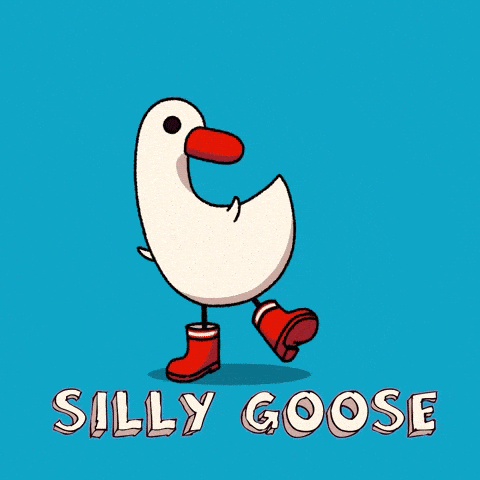
#> input picture giphy-downsized.gif, 480 x 480 px
$ python -i robot_blink.py   (imports and definitions only)
#> lines starting #> are read from the running program, lines starting #| are printed output that depends on the picture
#> further down, picture is the input picture: PIL image 480x480 P; mean R, G, B, A 44.3, 164.2, 190.4, 255
#!/usr/bin/env pybricks-micropython
"""Pybricks GIF renderer for the 5x5 LED matrix.

This script can play animated GIFs by scaling each frame down to the hub's
5x5 matrix and mapping pixel intensity to LED brightness. If no GIF is
available, it falls back to the classic blinking robot animation.
"""

try:
    import os  # type: ignore
except ImportError:  # pragma: no cover - MicroPython hubs may not provide os
    os = None  # type: ignore[assignment]

from pybricks.hubs import PrimeHub
from pybricks.tools import Matrix, wait

try:
    from PIL import Image, ImageSequence  # type: ignore[import-not-found]
except ImportError:  # pragma: no cover - handled gracefully at runtime
    Image = None  # type: ignore
    ImageSequence = None  # type: ignore


# Global configuration
FRAME_SIZE = (5, 5)
MAX_BRIGHTNESS = 100
FPS = 5
GIF_ENV_VAR = "PYBRICKS_GIF"
DEFAULT_GIF_CANDIDATES = ["robot_animation.gif", "giphy-downsized.gif"]
EMBEDDED_SENTINEL = "__embedded__"
EMBEDDED_SOURCE = "giphy-downsized.gif"
EMBEDDED_FPS = 5
EMBEDDED_FRAMES_DATA = [
    [[48, 48, 48, 48, 48], [48, 95, 28, 48, 48], [48, 40, 97, 48, 48], [48, 48, 48, 48, 48], [48, 49, 48, 72, 2]],
    [[48, 48, 48, 48, 48], [48, 48, 48, 44, 48], [48, 48, 98, 48, 48], [48, 49, 48, 48, 48], [49, 48, 91, 44, 44]],
    [[48, 48, 48, 48, 48], [48, 48, 48, 96, 48], [48, 48, 96, 48, 48], [48, 0, 48, 48, 48], [48, 48, 95, 41, 49]],
    [[48, 48, 48, 20, 48], [48, 48, 48, 97, 48], [48, 48, 96, 96, 48], [48, 4, 48, 48, 48], [48, 49, 98, 7, 55]],
    [[48, 48, 48, 0, 48], [48, 48, 96, 96, 48], [48, 48, 96, 96, 48], [48, 48, 48, 48, 48], [48, 48, 95, 7, 54]],
    [[48, 48, 48, 0, 48], [48, 48, 98, 96, 48], [48, 48, 96, 0, 48], [48, 48, 48, 48, 48], [47, 49, 99, 2, 54]],
    [[48, 48, 24, 91, 48], [48, 48, 48, 96, 48], [48, 48, 96, 42, 48], [48, 48, 48, 49, 48], [49, 48, 99, 27, 15]],
    [[48, 91, 48, 48, 48], [48, 96, 48, 48, 48], [48, 79, 96, 48, 48], [48, 48, 48, 48, 48], [49, 48, 95, 20, 7]],
    [[48, 48, 48, 48, 48], [48, 96, 48, 48, 48], [48, 98, 96, 48, 48], [48, 48, 48, 48, 48], [52, 48, 36, 55, 4]],
    [[48, 96, 48, 48, 48], [48, 69, 48, 48, 48], [48, 96, 96, 48, 48], [48, 48, 48, 48, 48], [96, 50, 12, 23, 7]],
    [[48, 7, 48, 48, 48], [48, 97, 96, 48, 48], [48, 96, 96, 48, 48], [48, 48, 48, 48, 47], [51, 51, 99, 16, 56]],
    [[48, 95, 48, 48, 48], [48, 95, 49, 48, 48], [48, 1, 94, 48, 48], [48, 48, 48, 48, 48], [48, 49, 99, 23, 49]],
    [[48, 48, 48, 48, 48], [48, 48, 48, 44, 48], [48, 48, 97, 48, 48], [48, 48, 48, 48, 48], [48, 49, 99, 36, 35]],
    [[48, 48, 48, 48, 48], [48, 48, 48, 94, 48], [48, 48, 95, 2, 48], [48, 26, 49, 48, 48], [48, 48, 94, 24, 11]],
    [[48, 48, 48, 96, 48], [48, 48, 48, 96, 48], [48, 48, 96, 96, 48], [48, 48, 48, 48, 48], [49, 50, 99, 53, 11]],
    [[48, 48, 48, 4, 48], [48, 48, 96, 96, 48], [48, 48, 96, 96, 48], [48, 48, 48, 48, 48], [55, 48, 99, 56, 4]],
    [[48, 48, 48, 99, 48], [48, 48, 48, 96, 48], [48, 48, 96, 16, 48], [48, 48, 48, 48, 48], [52, 48, 99, 62, 4]],
    [[48, 48, 3, 97, 48], [48, 48, 48, 96, 48], [48, 48, 96, 0, 48], [48, 41, 48, 48, 48], [48, 48, 97, 75, 71]],
    [[48, 97, 48, 48, 48], [48, 96, 48, 48, 48], [48, 96, 96, 48, 48], [48, 48, 48, 48, 48], [50, 48, 97, 66, 43]],
    [[48, 48, 48, 48, 48], [48, 96, 48, 48, 48], [48, 96, 97, 48, 48], [48, 48, 48, 48, 48], [0, 0, 0, 0, 0]],
    [[48, 97, 48, 48, 48], [48, 96, 98, 48, 48], [48, 96, 95, 48, 48], [48, 48, 47, 49, 48], [47, 48, 98, 66, 20]],
    [[48, 0, 48, 48, 48], [48, 96, 11, 48, 48], [48, 95, 96, 48, 48], [48, 48, 48, 48, 48], [48, 48, 96, 41, 75]],
    [[48, 96, 48, 48, 48], [48, 96, 49, 48, 48], [48, 50, 96, 48, 48], [48, 50, 48, 48, 48], [48, 48, 97, 69, 59]],
    [[48, 48, 48, 0, 48], [48, 48, 48, 99, 48], [48, 48, 96, 48, 48], [48, 48, 48, 48, 48], [48, 48, 97, 16, 11]],
    [[48, 48, 48, 0, 48], [48, 48, 48, 95, 48], [48, 48, 97, 95, 48], [48, 0, 48, 48, 48], [49, 48, 99, 20, 22]],
    [[48, 48, 48, 4, 48], [48, 48, 7, 96, 48], [48, 48, 98, 0, 48], [48, 48, 48, 48, 48], [54, 48, 95, 39, 35]],
    [[48, 48, 48, 0, 48], [48, 48, 96, 96, 48], [48, 48, 96, 13, 48], [48, 48, 48, 48, 48], [52, 48, 97, 75, 32]],
    [[48, 48, 48, 97, 48], [48, 48, 47, 94, 48], [48, 48, 96, 16, 48], [48, 48, 48, 48, 48], [48, 48, 99, 22, 54]],
    [[48, 48, 48, 32, 48], [48, 48, 96, 96, 48], [48, 48, 70, 48, 48], [48, 48, 48, 48, 48], [48, 49, 96, 55, 27]],
    [[48, 48, 48, 4, 48], [48, 96, 96, 0, 48], [48, 48, 70, 48, 48], [48, 48, 48, 48, 48], [48, 48, 98, 55, 7]],
    [[48, 48, 1, 48, 48], [48, 48, 32, 49, 48], [48, 48, 96, 48, 48], [48, 48, 48, 48, 48], [48, 48, 88, 49, 2]],
    [[48, 0, 48, 48, 48], [48, 48, 96, 48, 48], [48, 48, 0, 48, 48], [48, 48, 48, 48, 48], [49, 48, 15, 49, 7]],
    [[48, 29, 0, 48, 48], [48, 48, 96, 96, 48], [48, 48, 73, 48, 48], [48, 48, 48, 48, 48], [49, 48, 91, 52, 49]],
    [[48, 48, 97, 48, 48], [48, 48, 97, 48, 48], [48, 48, 96, 48, 48], [48, 48, 48, 48, 48], [50, 48, 10, 56, 4]],
    [[48, 48, 99, 48, 48], [48, 48, 48, 48, 48], [48, 48, 99, 48, 48], [48, 48, 4, 48, 48], [48, 48, 88, 51, 49]],
    [[48, 48, 0, 48, 48], [48, 48, 48, 48, 48], [48, 48, 95, 48, 48], [48, 48, 48, 48, 48], [48, 48, 96, 32, 27]],
    [[48, 48, 48, 49, 48], [48, 48, 48, 96, 48], [48, 48, 95, 49, 48], [48, 27, 48, 48, 48], [48, 48, 96, 66, 49]],
    [[48, 48, 48, 7, 48], [48, 48, 0, 96, 48], [48, 48, 96, 96, 48], [48, 48, 48, 48, 48], [51, 48, 71, 27, 26]],
    [[48, 48, 47, 99, 48], [48, 48, 48, 99, 48], [48, 48, 99, 95, 48], [48, 48, 48, 48, 48], [48, 49, 97, 17, 20]],
    [[48, 95, 48, 48, 48], [48, 96, 48, 48, 48], [48, 97, 96, 48, 48], [48, 48, 48, 48, 48], [49, 48, 99, 36, 4]],
    [[48, 96, 48, 48, 48], [48, 96, 48, 48, 48], [48, 95, 95, 48, 48], [48, 48, 48, 49, 48], [49, 48, 99, 59, 4]],
    [[48, 94, 48, 48, 48], [48, 75, 2, 48, 48], [48, 97, 96, 48, 48], [48, 48, 15, 48, 48], [51, 48, 96, 75, 73]],
    [[48, 7, 48, 48, 48], [48, 97, 96, 48, 48], [48, 96, 96, 48, 48], [48, 48, 48, 48, 48], [31, 49, 97, 73, 11]],
    [[48, 97, 48, 48, 48], [48, 96, 48, 48, 48], [48, 1, 96, 48, 48], [48, 48, 48, 48, 48], [50, 49, 99, 43, 43]],
    [[0, 48, 48, 95, 0], [48, 48, 48, 96, 48], [48, 48, 94, 49, 48], [48, 48, 48, 0, 0], [0, 0, 0, 0, 0]],
    [[48, 48, 48, 97, 48], [48, 48, 48, 96, 48], [48, 48, 95, 48, 48], [48, 4, 48, 48, 48], [49, 48, 99, 62, 27]],
    [[48, 48, 48, 96, 48], [48, 48, 49, 96, 48], [48, 48, 96, 96, 48], [48, 48, 48, 48, 48], [42, 48, 99, 66, 4]],
    [[48, 48, 48, 7, 48], [48, 48, 97, 99, 48], [48, 48, 95, 94, 48], [48, 48, 48, 48, 48], [17, 48, 95, 56, 2]],
    [[48, 48, 48, 96, 48], [48, 48, 49, 96, 48], [48, 48, 96, 11, 48], [48, 48, 48, 48, 48], [50, 51, 99, 64, 7]],
    [[48, 97, 48, 48, 48], [48, 96, 48, 48, 48], [48, 99, 97, 48, 48], [48, 48, 48, 48, 48], [49, 49, 97, 24, 20]],
    [[48, 97, 48, 48, 48], [48, 96, 48, 48, 48], [48, 97, 97, 48, 48], [48, 48, 48, 48, 48], [47, 48, 97, 36, 27]],
    [[48, 97, 48, 48, 48], [48, 96, 48, 48, 48], [48, 95, 97, 48, 48], [48, 48, 48, 48, 48], [49, 48, 97, 75, 44]],
    [[48, 96, 48, 48, 48], [48, 84, 95, 48, 48], [48, 96, 98, 48, 48], [48, 48, 48, 48, 48], [48, 48, 97, 21, 49]],
    [[48, 0, 48, 48, 48], [48, 96, 99, 48, 48], [48, 97, 95, 48, 48], [48, 48, 48, 48, 48], [49, 49, 97, 69, 2]],
    [[48, 48, 48, 50, 48], [48, 48, 48, 48, 48], [48, 48, 96, 48, 48], [48, 48, 48, 48, 48], [49, 47, 96, 43, 2]],
    [[48, 48, 48, 49, 48], [48, 48, 48, 95, 48], [48, 48, 95, 48, 48], [48, 32, 48, 48, 48], [48, 48, 94, 39, 4]],
    [[48, 48, 48, 7, 48], [48, 48, 48, 95, 48], [48, 48, 97, 98, 48], [48, 1, 48, 48, 48], [49, 48, 99, 22, 49]],
    [[48, 48, 48, 5, 48], [48, 48, 49, 94, 48], [48, 48, 94, 96, 48], [48, 48, 48, 48, 48], [49, 48, 55, 32, 48]],
    [[48, 48, 48, 0, 48], [48, 48, 96, 96, 48], [48, 48, 95, 27, 48], [48, 48, 48, 48, 48], [55, 48, 97, 43, 2]],
    [[48, 48, 0, 97, 48], [48, 48, 48, 96, 48], [48, 48, 95, 1, 48], [48, 48, 48, 48, 48], [47, 48, 95, 73, 4]],
    [[48, 94, 48, 48, 48], [48, 96, 48, 50, 48], [48, 97, 97, 48, 48], [48, 48, 48, 48, 48], [49, 48, 94, 49, 51]],
    [[48, 48, 48, 48, 48], [48, 97, 48, 48, 48], [48, 97, 96, 48, 48], [48, 48, 48, 48, 48], [51, 48, 99, 17, 46]],
    [[48, 96, 48, 48, 48], [48, 96, 48, 48, 48], [48, 94, 96, 48, 48], [48, 48, 48, 48, 48], [51, 48, 96, 43, 51]],
    [[48, 4, 48, 48, 48], [48, 96, 96, 48, 48], [48, 95, 96, 48, 48], [48, 48, 48, 48, 48], [55, 48, 95, 72, 66]],
    [[48, 8, 48, 48, 48], [48, 96, 48, 48, 48], [48, 95, 96, 48, 48], [48, 48, 48, 48, 48], [49, 48, 97, 75, 73]],
    [[48, 53, 48, 48, 48], [48, 97, 49, 48, 48], [48, 99, 96, 48, 48], [48, 48, 48, 48, 48], [47, 48, 97, 62, 7]],
    [[48, 97, 48, 48, 48], [48, 97, 48, 48, 48], [48, 27, 95, 48, 48], [48, 48, 48, 48, 48], [48, 48, 96, 49, 4]],
    [[48, 99, 48, 48, 48], [48, 96, 48, 48, 48], [48, 0, 96, 48, 48], [48, 48, 48, 48, 48], [49, 48, 96, 73, 75]],
    [[48, 99, 48, 48, 48], [48, 96, 48, 48, 48], [48, 98, 96, 48, 48], [48, 48, 48, 48, 48], [48, 49, 95, 71, 62]],
    [[0, 96, 0, 0, 0], [48, 98, 48, 48, 48], [48, 95, 0, 48, 48], [48, 48, 48, 48, 48], [0, 0, 0, 0, 44]],
    [[48, 98, 48, 48, 48], [48, 95, 48, 48, 48], [48, 97, 96, 48, 48], [48, 48, 50, 48, 48], [55, 48, 98, 73, 27]],
    [[48, 2, 48, 48, 51], [48, 96, 48, 48, 48], [48, 97, 96, 48, 48], [48, 48, 48, 48, 48], [35, 48, 94, 66, 4]],
    [[48, 96, 48, 48, 48], [48, 97, 49, 48, 48], [48, 79, 96, 48, 48], [48, 48, 48, 48, 48], [49, 48, 98, 62, 7]],
    [[48, 95, 49, 48, 48], [48, 97, 32, 48, 48], [48, 32, 96, 48, 48], [48, 48, 48, 48, 48], [49, 48, 98, 59, 7]],
    [[48, 95, 48, 48, 48], [48, 97, 48, 48, 48], [48, 96, 96, 48, 48], [48, 48, 48, 48, 48], [51, 48, 95, 41, 27]],
    [[48, 0, 48, 48, 48], [48, 96, 48, 48, 48], [48, 99, 97, 48, 48], [48, 48, 48, 48, 48], [48, 48, 98, 32, 44]],
    [[48, 0, 48, 48, 48], [48, 95, 48, 48, 48], [48, 98, 97, 48, 48], [48, 48, 48, 48, 48], [48, 48, 99, 20, 49]],
    [[48, 96, 48, 48, 48], [48, 96, 48, 48, 48], [48, 96, 96, 48, 48], [48, 48, 48, 48, 48], [55, 49, 99, 2, 54]],
    [[48, 7, 48, 48, 48], [48, 96, 97, 48, 48], [48, 96, 96, 48, 48], [48, 48, 48, 48, 48], [54, 49, 99, 2, 53]],
    [[48, 95, 48, 48, 48], [48, 96, 2, 48, 48], [48, 47, 96, 48, 48], [48, 48, 48, 48, 48], [49, 49, 98, 4, 51]],
]


_EMBEDDED_MATRIX_CACHE = None


def embedded_frames_available():
    return bool(EMBEDDED_FRAMES_DATA)


# [10 lines left out: function get_embedded_frames, not called in this run]


def brightness_from_pixel(value):
    """Scale an 8-bit grayscale value (0-255) to the 0-100 LED brightness range."""

    return max(0, min(MAX_BRIGHTNESS, round(value * MAX_BRIGHTNESS / 255)))


def image_to_matrix(image):
    """Convert a Pillow image to a Pybricks Matrix at the configured frame size."""

    grayscale = image.convert("L")
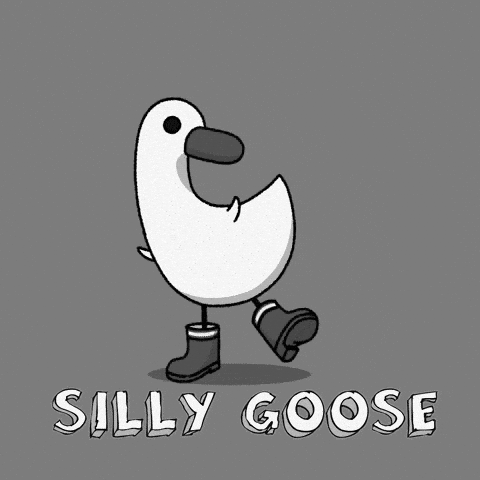
#> grayscale: PIL image 480x480 L; min 0, max 253, mean 131.6
    resampling = getattr(Image, "Resampling", None)
    if resampling is not None:
        resized = grayscale.resize(FRAME_SIZE, resampling.BILINEAR)  # type: ignore[attr-defined]
    else:
        resized = grayscale.resize(FRAME_SIZE, Image.BILINEAR)  # type: ignore[no-member]
    width, height = FRAME_SIZE
    pixels = list(resized.getdata())
#> pixels = 25 values, max 195 at index 12, min 119 at index 18, mean 131.9

    rows = []
    for row in range(height):
        start = row * width
        end = start + width
        row_values = [brightness_from_pixel(px) for px in pixels[start:end]]
        rows.append(row_values)
#> this loop made 5 passes
#> row_values on passes 1 to 5: [49, 49, 49, 49, 49], [49, 61, 52, 49, 49], [49, 65, 76, 52, 49], [49, 49, 47, 47, 49], [51, 52, 50, 54, 51]
#> after the loop, rows = [[49, 49, 49, 49, 49], [49, 61, 52, 49, 49], [49, 65, 76, 52, 49], [49, 49, 47, 47, 49], [51, 52, 50, 54, 51]]

#> (the run stopped early here; a loop or call above may not have finished)
